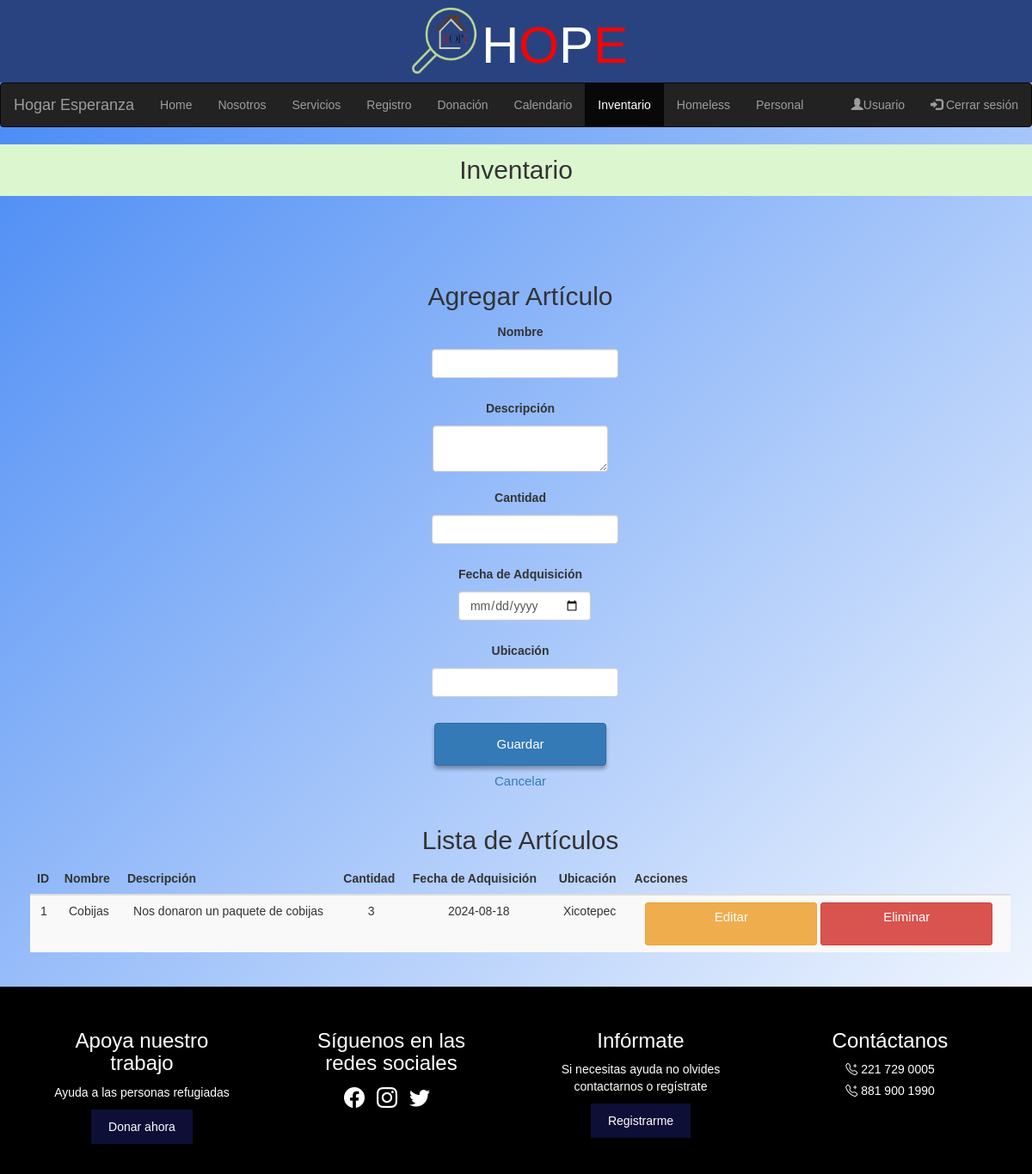
Screenshot of /BackEnd/PHP/HOPE/vistas/inventario_a.php with the database file from the repository.
### tables this page shows
CREATE TABLE `inventario` (
  `id` int(11) NOT NULL,
  `nombre` varchar(100) NOT NULL,
  `descripcion` text DEFAULT NULL,
  `cantidad` int(11) NOT NULL,
  `fecha_adquisicion` date DEFAULT NULL,
  `ubicacion` varchar(100) DEFAULT NULL
);

### BackEnd/PHP/HOPE/vistas/inventario_a.php (the view, shortened to what this page needs)
<!DOCTYPE html>
<html lang="en">
<head>
    <link rel="stylesheet" href="https://maxcdn.bootstrapcdn.com/bootstrap/3.4.1/css/bootstrap.min.css">
    <link href="https://cdn.jsdelivr.net/npm/bootstrap-icons@1.10.0/font/bootstrap-icons.css" rel="stylesheet">
    <link rel="stylesheet" href="/HOPE/CSS/styles.css" />
    <link rel="stylesheet" href="https://cdnjs.cloudflare.com/ajax/libs/font-awesome/5.15.4/css/all.min.css">
</head>
<body>
    <header>
      <img src="/HOPE/Assets/logo-removebg-preview.png" alt="" width="90px" height="85px">
        <h1 id="HP">H</h1>
        <h1 id="OE">O</h1>
        <h1 id="HP">P</h1>
        <h1 id="OE">E</h1>
    </header>
    <nav class="navbar navbar-inverse">
      <div class="container-fluid">
        <div class="navbar-header">
          <a class="navbar-brand" href="#">Hogar Esperanza</a>
        </div>
        <ul class="nav navbar-nav">
            <li><a href="/HOPE/vistas/user_admin.php">Home</a></li>
            <li><a href="/HOPE/vistas/nosotros_a.php">Nosotros</a></li>
            <li><a href="/HOPE/vistas/servicios_a.php">Servicios</a></li>
            <li><a href="/HOPE/vistas/registro.php">Registro</a></li>
            <li><a href="/HOPE/vistas/donacion_a.php">Donación</a></li>
            <li><a href="/HOPE/vistas/calendario_a.php">Calendario</a></li>
            <li class="active"><a href="#">Inventario</a></li>
            <li><a href="/HOPE/vistas/homeless.php">Homeless</a></li>
            <li><a href="/HOPE/vistas/personal.php">Personal</a></li>
          </ul>
        <ul class="nav navbar-nav navbar-right">
          <li><a href="/HOPE/vistas/usuario_admin.php"><span class="glyphicon glyphicon-user"></span>Usuario</a></li>
          <li><a href="/HOPE/includes/logout.php"><span class="glyphicon glyphicon-log-in"></span> Cerrar sesión</a></li>
        </ul>
      </div>
    </nav>
    <div class="tit">
        <h2 id="Sobre">Inventario</h2>
    </div>
    <br>
    <br><br>
    <?php
$conn = new mysqli('localhost', 'root', '', 'albergue');
$edit_row = null;
?>
    <div class="container mt-5">
        <h2><?php echo $edit_row ? 'Editar' : 'Agregar'; ?> Artículo</h2>
        <form method="post" action="">
            <div class="form-group">
                <label for="nombre">Nombre</label>
                <input type="text" class="form-control" id="nombre" name="nombre" value="<?php echo htmlspecialchars($edit_row['nombre'] ?? ''); ?>" required>
            </div>
            <div class="form-group">
                <label for="descripcion">Descripción</label>
                <textarea class="form-control" id="descripcion" name="descripcion"><?php echo htmlspecialchars($edit_row['descripcion'] ?? ''); ?></textarea>
            </div>
            <div class="form-group">
                <label for="cantidad">Cantidad</label>
                <input type="number" class="form-control" id="cantidad" name="cantidad" value="<?php echo htmlspecialchars($edit_row['cantidad'] ?? ''); ?>" required>
            </div>
            <div class="form-group">
                <label for="fecha_adquisicion">Fecha de Adquisición</label>
                <input type="date" class="form-control" id="fecha_adquisicion" name="fecha_adquisicion" value="<?php echo htmlspecialchars($edit_row['fecha_adquisicion'] ?? ''); ?>">
            </div>
            <div class="form-group">
                <label for="ubicacion">Ubicación</label>
                <input type="text" class="form-control" id="ubicacion" name="ubicacion" value="<?php echo htmlspecialchars($edit_row['ubicacion'] ?? ''); ?>">
            </div>
            <button type="submit" class="btn btn-primary"><?php echo $edit_row ? 'Actualizar' : 'Guardar'; ?></button>
            <a href="/HOPE/vistas/inventario.php" class="btn btn-secondary">Cancelar</a>
        </form>
        <h2 class="mt-5">Lista de Artículos</h2>
        <table class="table table-dark table-striped">
            <thead>
                <tr>
                    <th>ID</th>
                    <th>Nombre</th>
                    <th>Descripción</th>
                    <th>Cantidad</th>
                    <th>Fecha de Adquisición</th>
                    <th>Ubicación</th>
                    <th>Acciones</th>
                </tr>
            </thead>
            <tbody>
                <?php
                $sql = "SELECT * FROM inventario";
                $result = $conn->query($sql);
                if ($result->num_rows > 0) {
                    while($row = $result->fetch_assoc()) {
                        echo "<tr>
                                <td>{$row['id']}</td>
                                <td>{$row['nombre']}</td>
                                <td>{$row['descripcion']}</td>
                                <td>{$row['cantidad']}</td>
                                <td>{$row['fecha_adquisicion']}</td>
                                <td>{$row['ubicacion']}</td>
                                <td>
                                    <a href='?edit={$row['id']}' class='btn btn-warning btn-sm'>Editar</a>
                                    <a href='?delete={$row['id']}' class='btn btn-danger btn-sm'>Eliminar</a>
                                </td>
                            </tr>";
                    }
                } else {
                    echo "<tr><td colspan='7'>No hay artículos en el inventario</td></tr>";
                }
                ?>
            </tbody>
        </table>
    </div>
    <footer class="footer">
        <div class="footer-section">
          <h3>Apoya nuestro trabajo</h3>
          <p>Ayuda a las personas refugiadas</p>
          <button>Donar ahora</button>
        </div>
        <div class="footer-section">
          <h3>Síguenos en las redes sociales</h3>
          <div class="social-icons">
            <i class="bi bi-facebook"></i>
            <i class="bi bi-instagram"></i>
            <i class="bi bi-twitter"></i>
          </div>
        </div>
        <div class="footer-section">
          <h3>Infórmate</h3>
          <p>Si necesitas ayuda no olvides contactarnos o regístrate</p>
          <button>Registrarme</button>
        </div>
        <div class="footer-section">
          <h3>Contáctanos</h3>
          <p><i class="bi bi-telephone-plus"></i> 221 729 0005</p>
          <p><i class="bi bi-telephone-plus"></i> 881 900 1990</p>
        </div>
      </footer>
</body>
</html>

### BackEnd/PHP/HOPE/CSS/styles.css (style rules this page uses)
* { margin: 0; }
body { font-family: Arial, sans-serif; text-align: center; background: linear-gradient(-45deg, #0d69a6, #6dd5fa, #ffffff, #4286f4 ); background-size: 300% 300%; animation: gradient 10s ease infinite; width: 100%; height: 100%; }
button { padding: 10px 20px; margin: 10px; border: none; background-color: #0D0F36; color: #fff; cursor: pointer; box-shadow: 0 4px 4px 0 rgba(0, 0, 0, 0.3); }
form { display: flex; flex-direction: column; align-items: center; }
label, input { margin: 5px; }
header { background-color: #294380; display: flex; justify-content: center; align-items: center; font-size: 50px; width: 100%; height: 100%; }
#HP { color: #fff; font-size: 60px; }
#OE { color: red; font-size: 60px; }
.container { margin: 20px; }
footer { background-color: #0D0F36; max-width: 100%; }
footer.footer { display: flex; justify-content: space-around; background-color: black; color: white; padding: 20px; flex-wrap: wrap; width: 100%; }
.footer-section { width: 20%; min-width: 200px; margin: 10px 0; }
.footer-section h3 { margin-bottom: 10px; }
.footer-section p, .footer-section button { margin: 5px 0; }
.social-icons i { margin-right: 10px; font-size: 24px; }
.tit { text-align: center ; background-color: #dcf6cf; height: 60px; padding: 13px; }
#Sobre { margin-top: 0px; height: 60px; }
.btn { width: 200px; height: 50px; font-size: 15px; }
label { display: block; margin-bottom: 10px; font-weight: bold; }

### rows the page displays
inventario: id "1", nombre "Cobijas", descripcion "Nos donaron un paquete de cobijas", cantidad "3", fecha_adquisicion "2024-08-18", ubicacion "Xicotepec"
